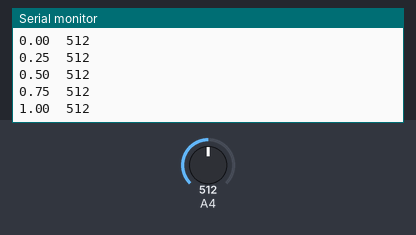
Simulated run of this sketch. Board: Arduino Uno, built with avr-gcc and run on an emulated ATmega328P. Shown: the last lines printed to the serial monitor. Inputs (shaded band) come from the test bench; at power-on: A4 = 512.

Above: at 1.2 s.
1.3 s: A4 set to 716
At 1.43 s:
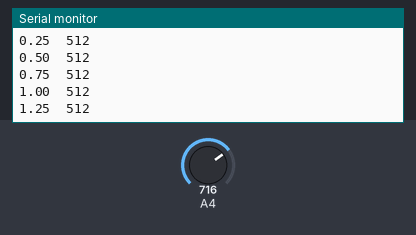
2.8 s: A4 set to 900
At 2.94 s:
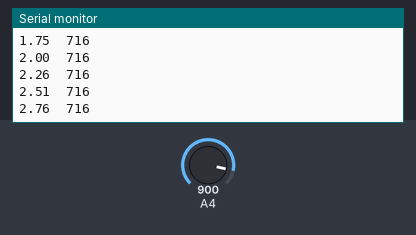
Timing chart, 0 to 5.8 s (numbered marks = the images above; inputs shaded):
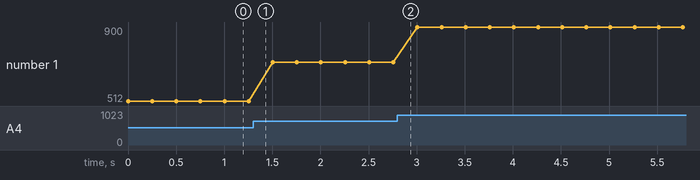

Measured:
- plotted number 1: 512 → 716 after the input at 1.3 s, 716 → 900 after the input at 2.8 s

The sketch:

serial_electron.ino
```cpp
float temps =0;

void setup() {

  Serial.begin(9600);
  //À changer selon les besoins
  pinMode(A4, INPUT);

}

void loop() {

  temps=millis();
  //temps
  Serial.print(temps/1000);
  //Séparateur
  Serial.print("  ");
  //mettre ici la valeur que l'on veut envoyer
  Serial.println(analogRead(A4));
  //on peut changer le délai (ici en millisecondes).
  //Attention, cela ne correspondra pas exactement à l'intervalle de temps entre deux mesures.
  delay(250);
}
```
